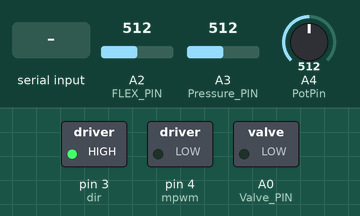
This sketch was run on a simulated Teensy 4. On the bench: switched loads named in the sketch (green lamp = pin HIGH). Inputs (shaded band) come from the test bench; at power-on: A2 (FLEX_PIN) = 512, A3 (Pressure_PIN) = 512, A4 (PotPin) = 512. What the sketch prints to the serial monitor is not drawn.

Above: at 1.2 s.
1.3 s: "R90\n" received over Serial
At 2.1 s:
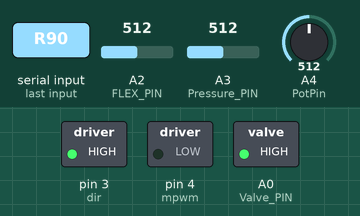
3.8 s: "A90\n" received over Serial
Timing chart, 0 to 6.8 s (numbered marks = the images above; inputs shaded):
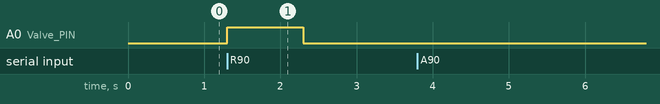

Measured:
- after the input at 1.3 s, A0 (Valve_PIN): LOW → HIGH at once, → LOW 1.0 s later
- after the input at 3.8 s, every drawn part: stays the same

The sketch:

SyringePumpSlave_v1.ino
```cpp
// 0414 add fsr and flex sensor
// 0419 add valve control
#define mpwm 4
#define dir 3
#define maxspeed 4000
#define minspeed 0
// analog read pin
#define PotPin 18  // Potentiometer 1k ohm
#define Pressure_PIN 17   // Pressure sensor
#define FLEX_PIN 16   // Flex sensor
#define FSR_PIN 15    // Force sensitive resistor
#define Valve_PIN 14  // Valve control

IntervalTimer PIDTimer;

float kp = 100;
float ki = 0.1;
float kd = 0;
float integral = 0;  // 累計誤差
float error = 0;
float diff_error = 0;  // Difference of error
float old_error = 0;   // Previous error

float output_speed = 0;
int count = 0;
int detect_num = 0; // 偵測時間
int acc_num = 0;
float runTime; // value[1]
float initialPos = 0;
float targetPos;  // value[0]
float uplimitAngle = 100;
float downlimitAngle = -10;
float displacement = 0;
long position = 0;

int period = 1;
long time1 = 0;
long time2 = 0;
bool record = 0;

// Potentiometer setup
float potVal = 0;   // Potentiometer value

// Pressure sensor setup
const float VCC = 3.3;
const float offset = 0.53;
const float InitialPressure = 0.0;
const float MaxPressure = 50000.0;
float PressureVal;

// Flex sensor setup
const float FlexResDiv = 987.0; //change it!
const float FlexStraightRes = 10000.0;
const float FlexBendRes = 40000.0;
float FlexVal;
float FlexAngle = 0;
float FlexR_last = 0;

// FSR setup
const float ForceResDiv = 987.0; //change it!
float ForceVal;
float Force;

void setup() {
  // DC Motor inital setup
  Serial.begin(115200);
  Serial.setTimeout(500);
  // analogReadResolution(12);    // 用12bit要改成4096
  analogWriteResolution(12);
  pinMode(mpwm, OUTPUT);
  pinMode(dir, OUTPUT);
  pinMode(Pressure_PIN, INPUT);
  pinMode(FSR_PIN, INPUT);
  pinMode(FLEX_PIN, INPUT);
  pinMode(Valve_PIN, OUTPUT);

  analogWrite(mpwm, 0);
  digitalWrite(dir, HIGH);
  digitalWrite(Valve_PIN, LOW);

  PIDTimer.begin(pos, 1000);
  delay(10);
}

void loop() {
  if (Serial.available() >= 0){
    char firstChar = Serial.read();
    if(firstChar=='R'){
      digitalWrite(Valve_PIN, HIGH);
      delay(1000);
      digitalWrite(Valve_PIN, LOW);
    }else if (firstChar=='A') {
      targetPos = Serial.parseFloat();
      runTime = Serial.parseFloat();

      if(targetPos >= downlimitAngle && targetPos <= uplimitAngle){
        initialPos = position;
        integral = 0;
        count = 0;
        time1 = millis();
        record = 1;
        displacement = targetPos - initialPos;

        detect_num = runTime / period;
        acc_num = detect_num / 6;
      }
      else{
        Serial.print("Error");
      }
    }
  }

  static uint32_t prev_ms = millis();
  if (millis() > prev_ms + 1) {
    if (record == 1) {
      // Serial.print("Steady Time: ");
      Serial.print(time2 - time1);
      Serial.print(',');
      // Serial.print(" Position: ");
      Serial.print(position);
      Serial.print(',');
      // Serial.print(" Speed: ");
      Serial.print(output_speed / 10); //output_speed
      Serial.print(',');
      // Serial.print(" Error: ");
      Serial.print(error);
      Serial.print(',');

      // pressure sensor measure
      // Read the ADC, and calculate voltage and resistance from it
      PressureVal = Filter_pressure();       // 獲得濾波器輸出值
      // PressureVal = analogRead(Pressure_PIN);
      float press = (PressureVal * VCC / 1023.0) - offset;
      float pressure = map(press, 0, VCC, InitialPressure, MaxPressure);
      // Serial.print(" Pressure: ");
      Serial.print(pressure);
      Serial.print(',');

      // //======================Flex and FSR block=================================
      // Flex sensor measure
      FlexVal = Filter_angle();
      // FlexVal = analogRead(FLEX_PIN);
      float FlexV = FlexVal * VCC / 1023.0; // 量測到的電壓值
      float FlexR = FlexResDiv * (VCC / FlexV - 1.0);
      // Use the calculated resistance to estimate the sensor's bend angle
      if (FlexR < FlexBendRes){
        FlexAngle = map(FlexR, FlexStraightRes, FlexBendRes, 0.0, 270.0);
      }
      Serial.print(FlexAngle);
      Serial.print(",");

      // // FSR calculation
      // ForceVal = analogRead(FSR_PIN);
      // float ForceV = ForceVal * VCC / 1023.0;
      // float ForceR = ForceResDiv * (VCC / ForceV - 1.0);
      // float ForceG = 1.0 / ForceR;  // Calculate conductance

      // // Break the calibration curve to two linear slopes:
      // if (ForceR <= 1000){
      //   Force = (ForceG - 0.00075) / 0.000000032639;
      // }
      // else{
      //   Force = ForceG / 0.0000000642857;
      // }
      // Force = Force - 210;    // force - offset
      // if (Force < 0)
      //   Force = 0;

      // Serial.print(Force);
      // //======================Flex and FSR block=================================
      Serial.print('\n');

    }
    prev_ms = millis();
  }
  //  delay(10);
}

void pos()
{  //(pulse, millisecond)
  // potVal = (float)analogRead(PotPin);
  potVal = (float)Filter_pos();
  position = 180 - map(potVal, 0, 1023, 40, 320);  // Potentiometer rotate range:280 deg

  if (count <= detect_num)
  {
    if (count <= detect_num / 6)
    {
      //    output_speed = 0;
      error = displacement * 3.6 * count * count / detect_num / detect_num + initialPos - position;
    }
    else if (count > detect_num / 6 && count <= detect_num * 5 / 6)
    {
      error = 0.1 * displacement + 0.8 * displacement * (count - detect_num / 6) / (detect_num * 4 / 6) + initialPos - position;
    }
    else
    {
      error = 0.9 * displacement + (0.1 * displacement - displacement * 3.6 * (detect_num - count) * (detect_num - count) / detect_num / detect_num) + initialPos - position;
    }
    time2 = millis();
    count++;
  }
  else
  {
    error = integral = old_error = 0;
    //    digitalWrite(10, LOW);
    //    output_speed = 0;
    //    analogWrite(mpwm, output_speed);
    //    time2 = millis();
    if (record == 1 && error == 0)
    {
      time2 = millis();
      // Serial.println(position);
      // Serial.print(time2 - time1);
      // Serial.print(',');
      // Serial.print(position);
      // Serial.print(',');
      // Serial.print(error);
      // Serial.print(',');
      // Serial.println(targetPos - position);  //output_speed
      record = 0;
    }
  }
  integral += error;
  if (integral > 100)
  {
    integral = 100;
  }
  else if(integral < -100){
    integral = -100;
  }
  diff_error = error - old_error;
  old_error = error;
  output_speed = error * kp + ki * integral + kd * diff_error;

  if (output_speed < 0)
  {
    digitalWrite(dir, LOW);
    output_speed = abs(output_speed);
  }
  else
    digitalWrite(dir, HIGH);

  //  if(output_speed >= 100000){
  //    output_speed = 0;
  //  }

  if (minspeed < output_speed && output_speed < maxspeed)
  {
    analogWrite(mpwm, output_speed);
  }
  else if (output_speed > maxspeed)
  {
    output_speed = maxspeed;
    analogWrite(mpwm, output_speed);
  }
  else
  {
    output_speed = minspeed;
    analogWrite(mpwm, output_speed);
  }
}

// Weighted moving average filter for position
#define FILTER_N_1 12
int coe_1[FILTER_N_1] = {1, 2, 3, 4, 5, 6, 7, 8, 9, 10, 11, 12};    // 加權係數表
int sum_coe_1 = 1 + 2 + 3 + 4 + 5 + 6 + 7 + 8 + 9 + 10 + 11 + 12; // 加權係數和
int filter_buf_1[FILTER_N_1 + 1];

float Filter_pos() {
  int i;
  float filter_sum_1 = 0;
  filter_buf_1[FILTER_N_1] = analogRead(PotPin);
  for(i = 0; i < FILTER_N_1; i++) {
    filter_buf_1[i] = filter_buf_1[i + 1]; // 所有數據左移，低位扔掉
    filter_sum_1 += filter_buf_1[i] * coe_1[i];
  }
  filter_sum_1 /= sum_coe_1;
  return filter_sum_1;
}


// Weighted moving average filter for pressure
#define FILTER_N_2 12
int coe_2[FILTER_N_2] = {1, 2, 3, 4, 5, 6, 7, 8, 9, 10, 11, 12};    // 加權係數表
int sum_coe_2 = 1 + 2 + 3 + 4 + 5 + 6 + 7 + 8 + 9 + 10 + 11 + 12; // 加權係數和
int filter_buf_2[FILTER_N_2 + 1];

float Filter_pressure() {
  int j;
  float filter_sum_2 = 0;
  filter_buf_2[FILTER_N_2] = analogRead(Pressure_PIN);
  for(j = 0; j < FILTER_N_2; j++) {
    filter_buf_2[j] = filter_buf_2[j + 1]; // 所有數據左移，低位扔掉
    filter_sum_2 += filter_buf_2[j] * coe_2[j];
  }
  filter_sum_2 /= sum_coe_2;
  return filter_sum_2;
}

// Weighted moving average filter for angle
#define FILTER_N_3 12
int coe_3[FILTER_N_3] = {1, 2, 3, 4, 5, 6, 7, 8, 9, 10, 11, 12};    // 加權係數表
int sum_coe_3 = 1 + 2 + 3 + 4 + 5 + 6 + 7 + 8 + 9 + 10 + 11 + 12; // 加權係數和
int filter_buf_3[FILTER_N_3 + 1];

float Filter_angle() {
  int k;
  float filter_sum_3 = 0;
  filter_buf_3[FILTER_N_3] = analogRead(FLEX_PIN);
  for(k = 0; k < FILTER_N_3; k++) {
    filter_buf_3[k] = filter_buf_3[k + 1]; // 所有數據左移，低位扔掉
    filter_sum_3 += filter_buf_3[k] * coe_3[k];
  }
  filter_sum_3 /= sum_coe_3;
  return filter_sum_3;
}


// // Butterworth low-pass filter implementation using Arduino
// #define SAMPLE_RATE 1000 // Sample rate in Hz
// #define CUTOFF_FREQ 50 // Cutoff frequency in Hz
// #define RC 1.0 / (2.0 * PI * CUTOFF_FREQ) // Time constant of the filter

// double filteredValue = 0; // Filtered value
// double alpha = RC / (RC + (1.0 / SAMPLE_RATE)); // Filter coefficient

// double filter(double inputValue) {
//   filteredValue = (1.0 - alpha) * filteredValue + alpha * inputValue;
//   return filteredValue;
// }
```
